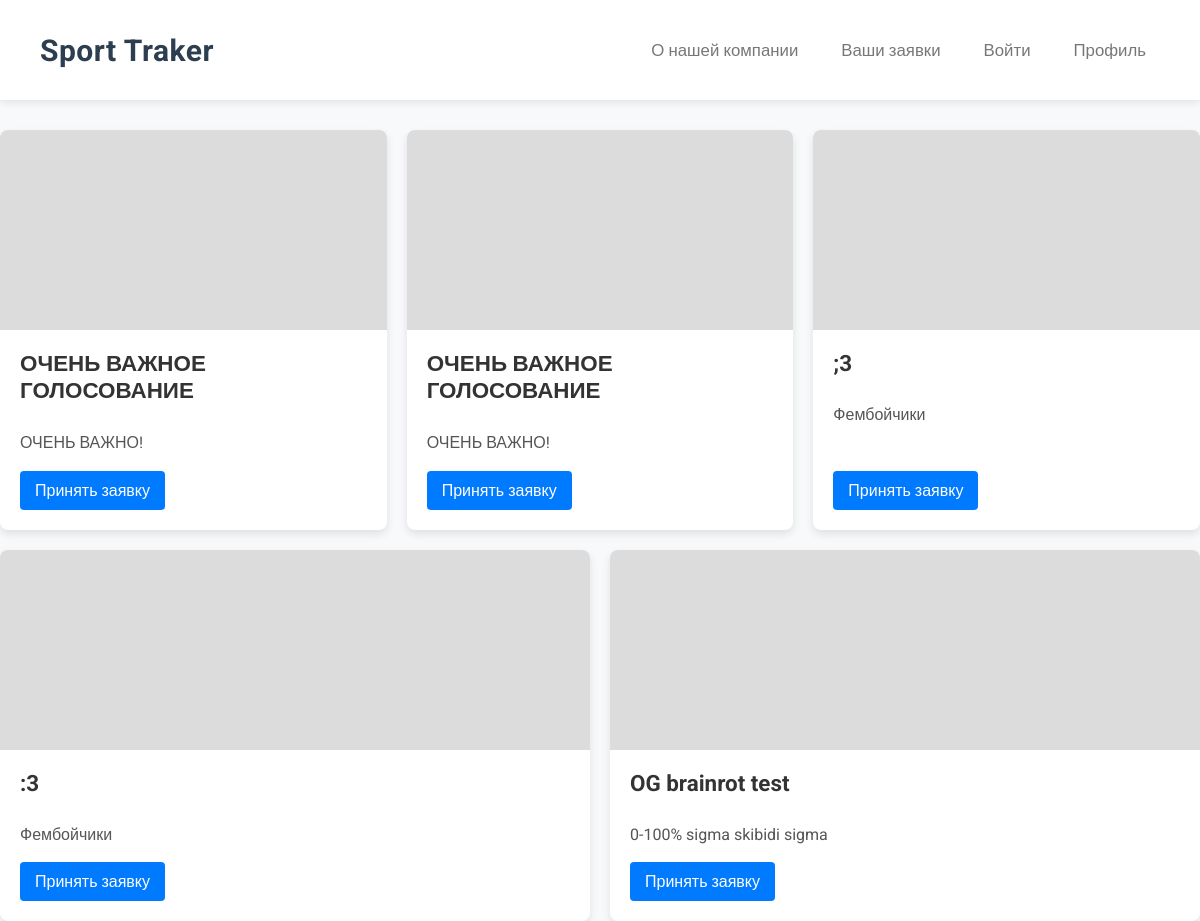
The app's page /catalog/, older data.
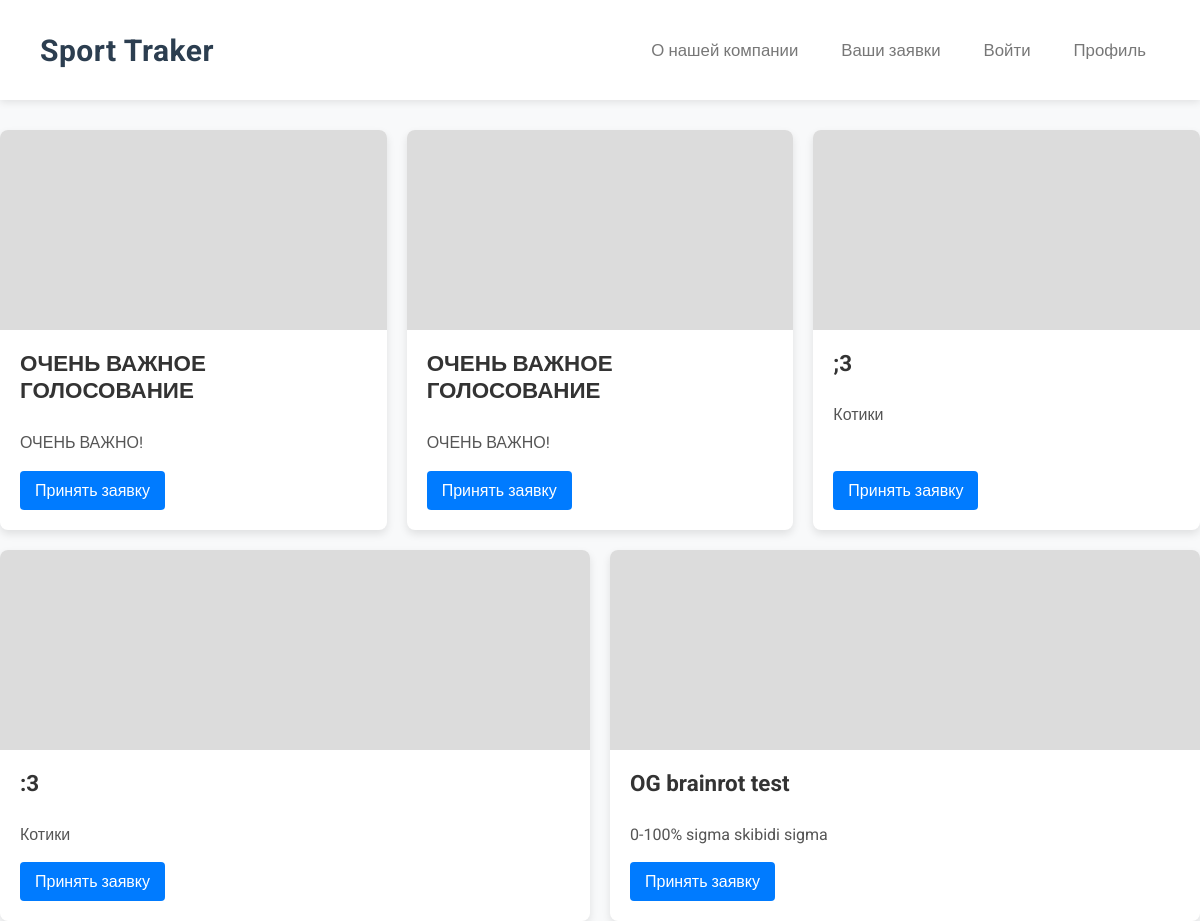
The same page, newer data.
### main/models.py (models this page shows)
class Votings(models.Model):
    author = models.ForeignKey(User, on_delete=models.CASCADE)
    image = models.ImageField()
    name = models.TextField()
    description = models.TextField()
    questions_number = models.IntegerField()

### main/views.py (the view)
# urls.py: path('catalog/', catalog, name='catalog'),
def catalog(request):
    categories = Votings.objects.all()
    context = {"is_admin": False,
               "categories": categories
    }
    if request.user.is_superuser:
        context["is_admin"] = True
    return render(request, 'catalog.html', context)

### main/templates/catalog.html (shortened to what this page needs)
{% load static %}
<!DOCTYPE html>
<html lang="en">
<head>
    <link rel="stylesheet" href="{% static 'catalog_cards.css' %}">
    <link rel="stylesheet" href="{% static 'header.css' %}">
</head>
{% if is_admin %}
{% include 'header_admin.html' %}
{% else %}
{% include 'header_user.html' %}
{% endif %}
<body>
    <div class="container">
        {% for category in categories %}
        <div class="item">
          <div class="img img-third"></div>
          <div class="card">
            <h3>{{category.name}}</h3>
            <p>{{category.description}}</p>
            <a class="card_link" href="{% url 'voting'%}?id={{category.id}}">Принять заявку</a>
          </div>
        </div>
        {% endfor %}
    </div>
</body>
</html>

Row changes from the older to the newer data that the page shows:
changed Votings (number 3 of 5 on the later page): description "Фембойчики" → "Котики"
changed Votings (number 4 of 5 on the later page): description "Фембойчики" → "Котики"
